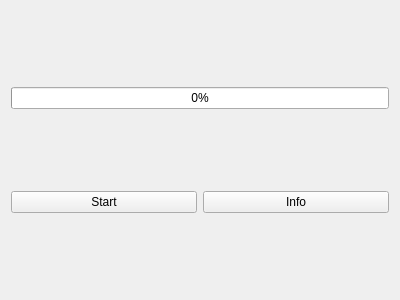
<?xml version="1.0" encoding="UTF-8"?>
<ui version="4.0">
 <class>MainWindow</class>
 <widget class="QMainWindow" name="MainWindow">
  <property name="geometry">
   <rect>
    <x>0</x>
    <y>0</y>
    <width>400</width>
    <height>300</height>
   </rect>
  </property>
  <property name="windowTitle">
   <string>MainWindow</string>
  </property>
  <widget class="QWidget" name="centralWidget">
   <layout class="QGridLayout" name="gridLayout">
    <item row="1" column="0">
     <widget class="QPushButton" name="pushButtonStart">
      <property name="text">
       <string>Start</string>
      </property>
     </widget>
    </item>
    <item row="1" column="1">
     <widget class="QPushButton" name="pushButtonInfo">
      <property name="text">
       <string>Info</string>
      </property>
     </widget>
    </item>
    <item row="0" column="0" colspan="2">
     <widget class="QProgressBar" name="progressBar">
      <property name="value">
       <number>0</number>
      </property>
     </widget>
    </item>
   </layout>
  </widget>
 </widget>
 <layoutdefault spacing="6" margin="11"/>
 <resources/>
 <connections/>
</ui>
